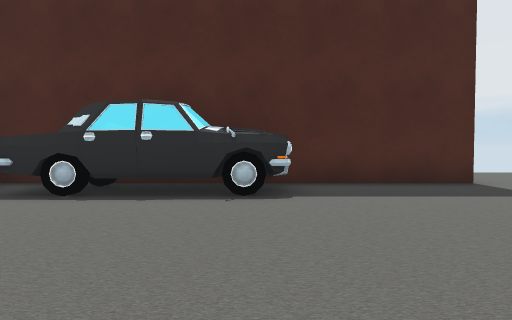
view 1 (above)

24 first-person views from a walk through a scene from a Unity 3-D project. The camera is 0.72 m above the floor, tilts 2° down and sees 70° across. The floor is counted in squares, 1 m on a side. Each view is taken from the middle of a square. On the plan, view 1 faces up. The plan holds only what a view shows up to about 11 squares ahead; the rest is blank. The place goes on beyond the plan. The player is left out.

view 2
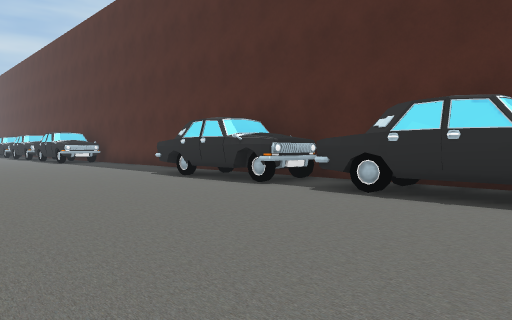

view 3
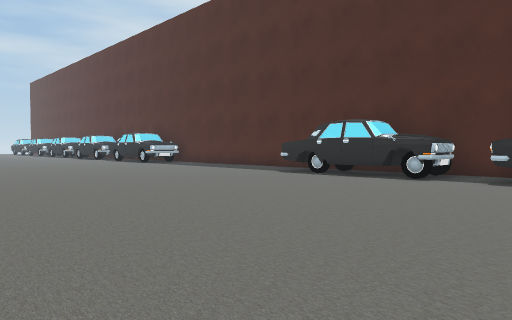

view 4
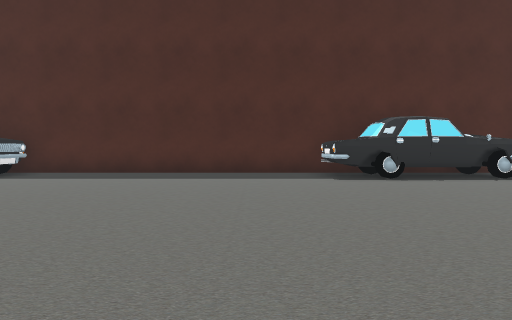

view 5
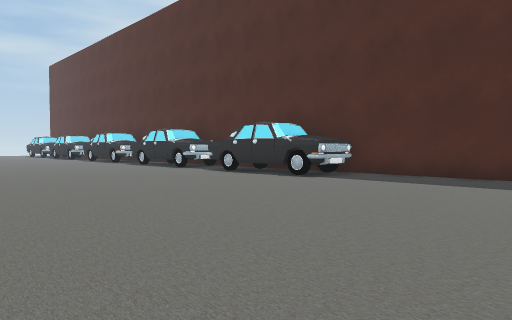

view 6
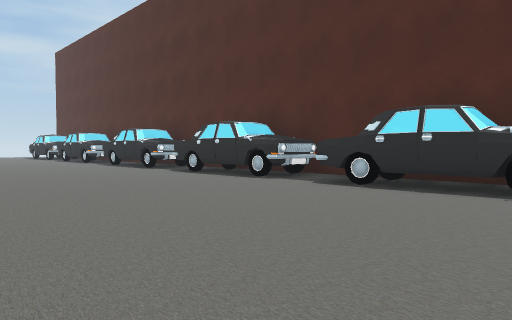

view 7
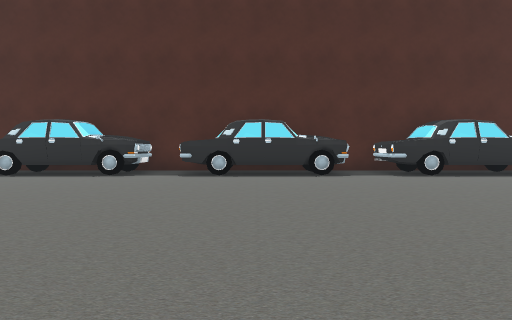

view 8
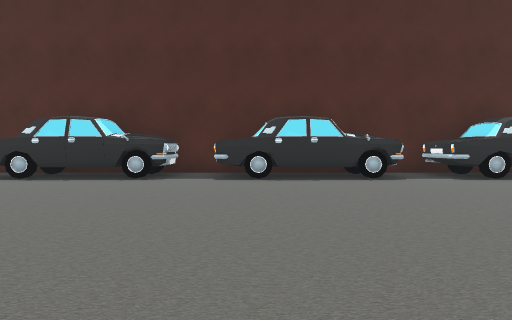

view 9
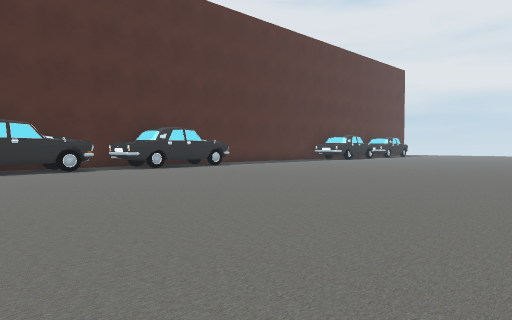

view 10
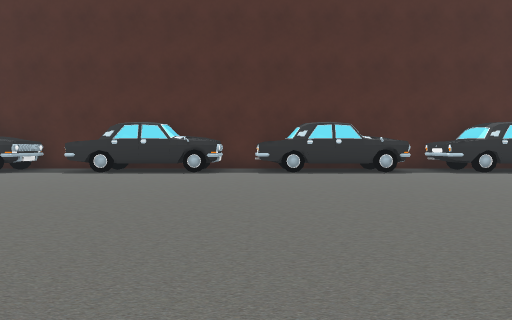

view 11
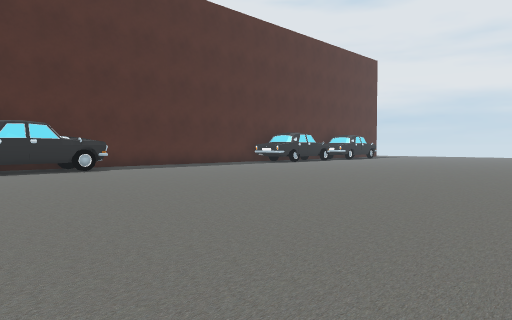

view 12
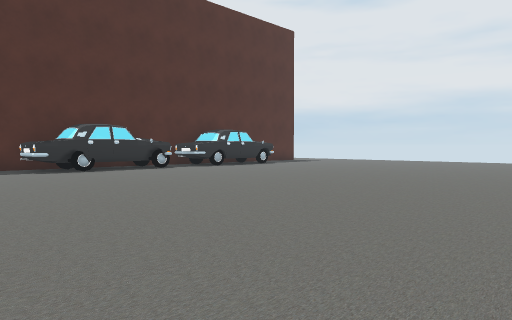

view 13
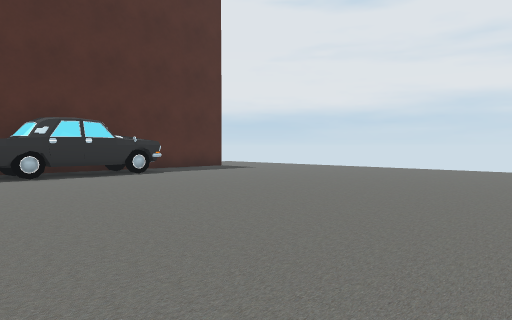

view 14
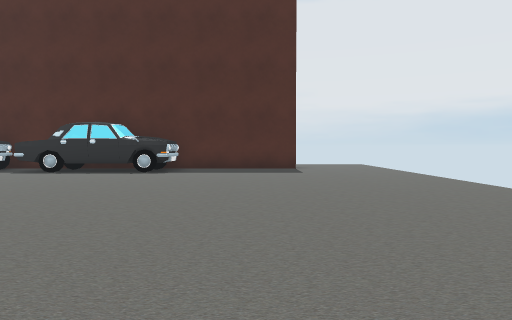

view 15
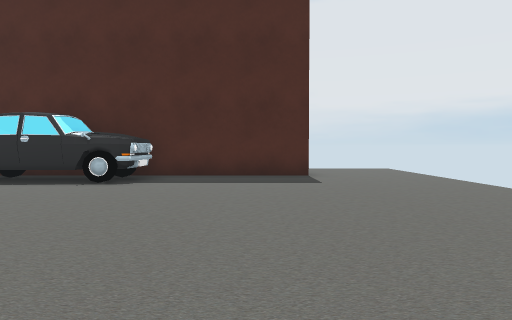

view 16
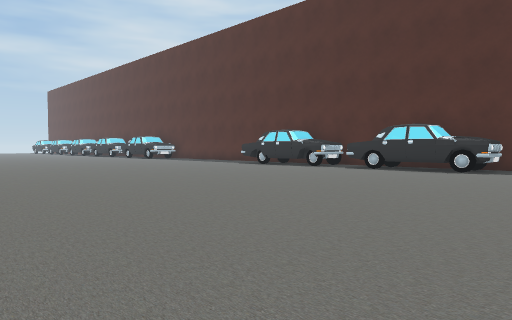

view 17
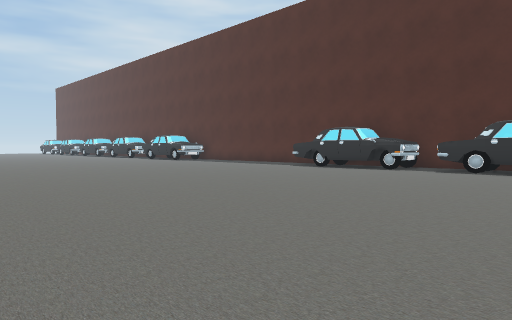

view 18
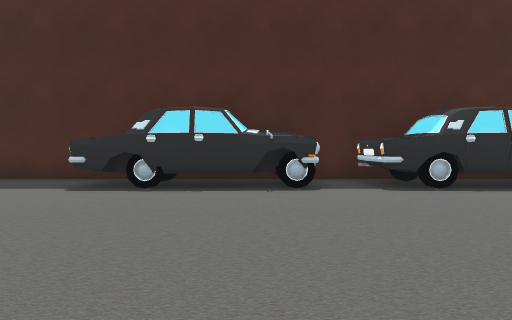

view 19
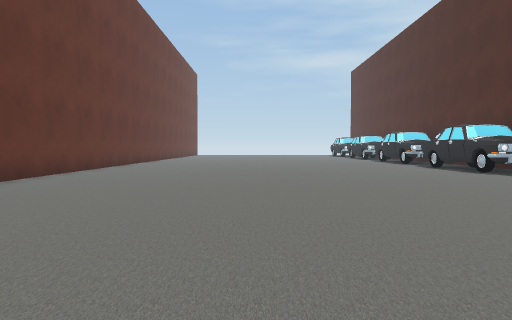

view 20
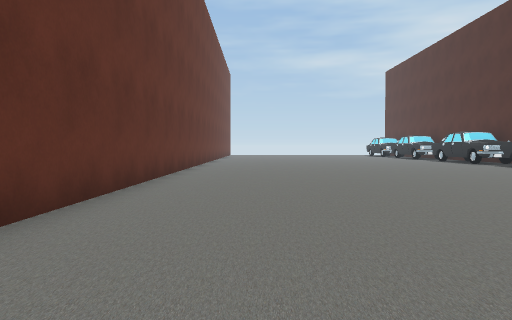

view 21
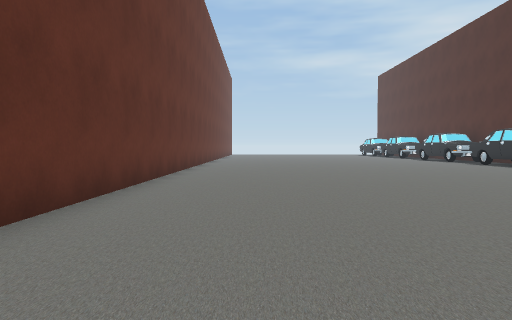

view 22
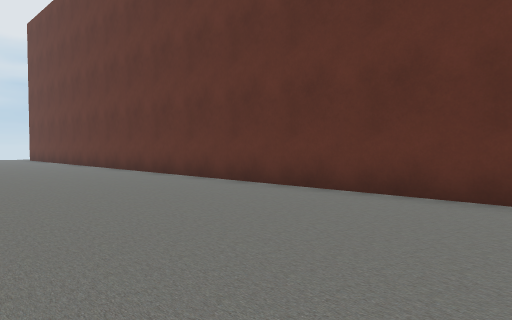

view 23
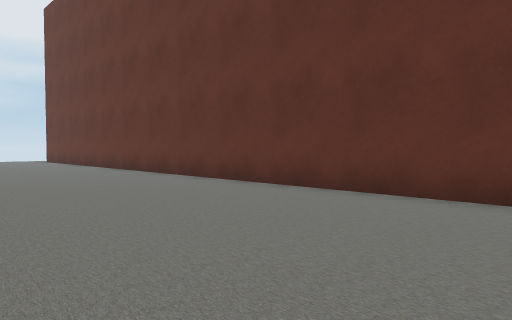

view 24
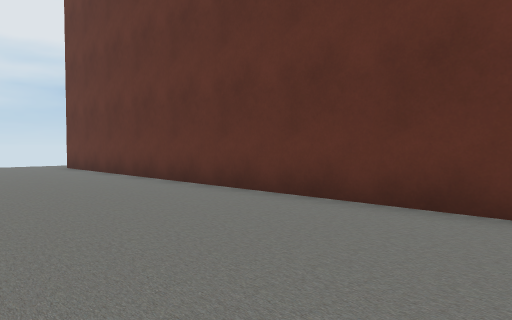

### Floor plan
Key: @ floor where view 1 was taken; # wall or solid block; . floor; O other object.
Columns run from 31 left of view 1 to 7 right of it. Each row starts with its distance up from view 1.
 10                                      ..
  9                                     ...
  8          #    ########          ####...
  7 OOOOOOOOO.OOOO#.......OOOOO#OOOO.......
  6 OOOOOOOOO.OOOOO.......OOOOOOOOOO.......
  5 OOO.OOOOO.OOOO........OOOOO.OOOO.......
  4 .......................................
  3 .......................................
  2 .......................................
  1 .......................................
  0 ...............................@.......
 -1  ......................................
 -2   .....................................
 -3   ...................................
 -4     .................................
 -5     .................................
 -6     . ..............................
 -7        ############################

Positions as (right, up) in squares from view 1, and headings:
1: (0, 0), facing up
2: (0, 0), facing up-left
3: (-2, -3), facing up-left
4: (-11, -3), facing up
5: (-12, -2), facing up-left
6: (-17, -1), facing up-left
7: (-25, -4), facing up
8: (-26, -3), facing up
9: (-27, -6), facing up-right
10: (-27, -5), facing up
11: (-22, -6), facing up-right
12: (-12, -6), facing up-right
13: (-5, -4), facing up-right
14: (3, -5), facing up
15: (3, -2), facing up
16: (3, -6), facing up-left
17: (0, -6), facing up-left
18: (-6, -1), facing up
19: (-13, -1), facing left
20: (-13, -4), facing left
21: (-11, -4), facing left
22: (-17, -1), facing down-right
23: (-14, -1), facing down-right
24: (-8, -2), facing down-right
